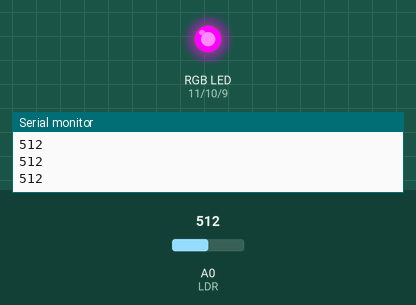
This sketch was run on a simulated Arduino Uno, built with avr-gcc and run on an emulated ATmega328P. Shown: an RGB LED mixed from three pins (HIGH = lit), the last lines printed to the serial monitor. Inputs (shaded band) come from the test bench; at power-on: A0 (LDR) = 512.

Above: at 1.2 s.
1.3 s: A0 (LDR) set to 311
2.8 s: A0 (LDR) set to 293
At 4.0 s:
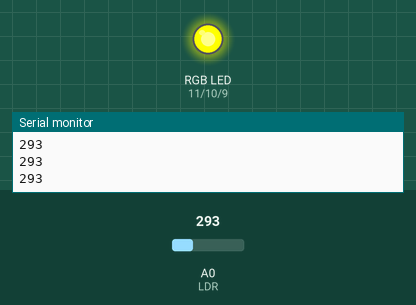
4.3 s: A0 (LDR) set to 940
At 5.2 s:
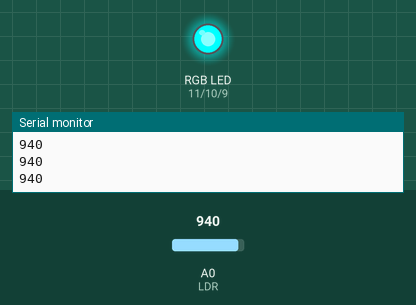
5.8 s: A0 (LDR) set to 911
At 6.4 s:
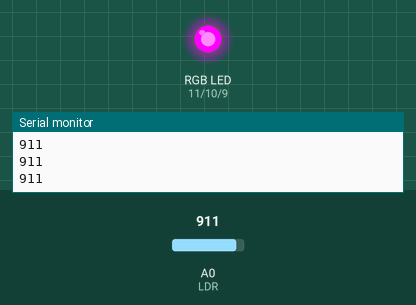
7.3 s: A0 (LDR) set to 1023
At 8.7 s:
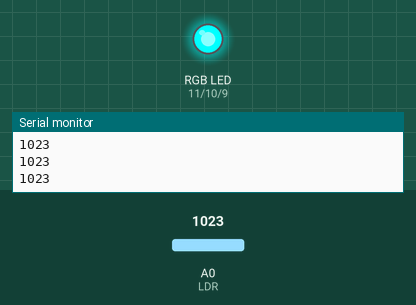
Timing chart, 0 to 9.8 s (numbered marks = the images above; inputs shaded):
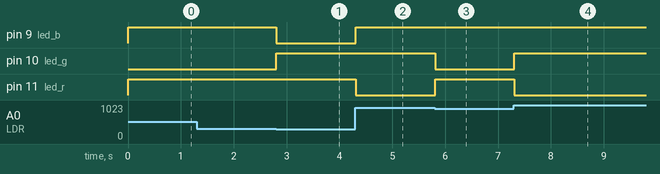

The sketch:

nivel_de_luz_fotoresistencia_con_led_rgb.ino
```cpp
int LDR = A0;
int led_r = 11;
int led_g = 10;
int led_b = 9;

void setup(){
  pinMode(LDR, INPUT);
  pinMode(led_r, OUTPUT);
  pinMode(led_g, OUTPUT);
  pinMode(led_b, OUTPUT);
  Serial.begin(9600);
}
void loop(){
  int valor = analogRead(LDR);
  Serial.println(valor);

  if (valor >= 930){
    digitalWrite(led_r, LOW);
    digitalWrite(led_g, HIGH);
    digitalWrite(led_b, HIGH);
  }
  else if (valor <= 300){
    digitalWrite(led_r, HIGH);
    digitalWrite(led_g, HIGH);
    digitalWrite(led_b, LOW);
  }
  else {
    digitalWrite(led_r, HIGH);
    digitalWrite(led_g, LOW);
    digitalWrite(led_b, HIGH);
  }
}
```

Measured:
- the behaviour switches between 301 and 300 on A0 (LDR) (found by bisection; images 0 and 1)
- the behaviour switches between 930 and 929 on A0 (LDR) (found by bisection; images 2 and 3)
- after the input at 2.8 s, pin 9 (led_b): HIGH → LOW at once; pin 10 (led_g): LOW → HIGH at once
- after the input at 4.3 s, pin 9 (led_b): LOW → HIGH at once; pin 11 (led_r): HIGH → LOW at once
- after the input at 5.8 s, pin 10 (led_g): HIGH → LOW at once; pin 11 (led_r): LOW → HIGH at once
- after the input at 7.3 s, pin 10 (led_g): LOW → HIGH at once; pin 11 (led_r): HIGH → LOW at once
